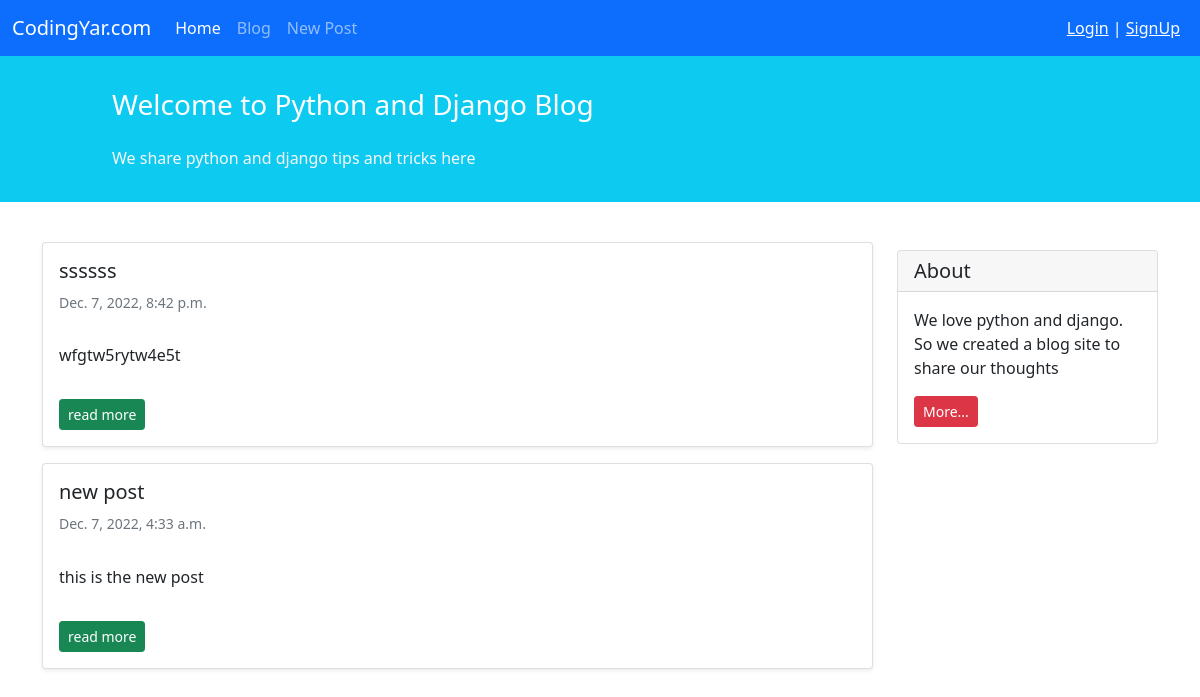
Screenshot of /blog/ with the database file from the repository.
### blog/models.py (models this page shows, shortened)
class Post(models.Model):
    STATUS_CHOICES = (
        ('pub', 'Published'),
        ('drf', 'Draft'),
    )
    title = models.CharField(max_length=100)
    text = models.TextField()
    author = models.ForeignKey('auth.User', on_delete=models.CASCADE)
    datetime_created = models.DateTimeField(auto_now_add=True)
    datetime_modified = models.DateTimeField(auto_now=True)
    status = models.CharField(choices=STATUS_CHOICES, max_length=10)

### blog/views.py (the view)
# urls.py: path('', PostListView.as_view(), name='posts_list'),
class PostListView(generic.ListView):
    template_name = 'blog/post_list.html'
    context_object_name = 'posts'
    def get_queryset(self):
        return Post.objects.filter(status='pub').order_by('-datetime_modified')

### templates/blog/post_list.html (shortened to what this page needs)
{% extends '_base.html' %}
{% block content %}
    <div class="container mt-4">
        <div class="row">
            <div class="col-9">
                {% for post in posts %}
                    <div class="card shadow-sm my-3">
                        <div class="card-body">
                            <h5 class="card-title">{{ post.title }}</h5>
                            <h6 class="card-subtitle mb-2 text-muted small py-2">{{ post.datetime_created }}</h6>
                            <p class="card-text py-3">
                                {{ post.text }}
                            </p>
                            <a href="{% url 'post_detail' post.id %}" class="btn btn-sm btn-success">read more</a>
                        </div>
                    </div>
                {% endfor %}
            </div>
            <div class="col-3">
                <div class="card my-4">
                    <h5 class="card-header">About</h5>
                    <div class="card-body">
                        <p class="card-text">We love python and django. So we created a blog site to share our
                            thoughts</p>
                        <a href="#"
                           class="btn btn-sm btn-danger">
                            More...
                        </a>
                    </div>
                </div>
            </div>
        </div>
    </div>
{% endblock %}

### rows the page displays
Post: title "ssssss", datetime_created "Dec. 7, 2022, 8:42 p.m.", text "wfgtw5rytw4e5t"
Post: title "new post", datetime_created "Dec. 7, 2022, 4:33 a.m.", text "this is the new post"
